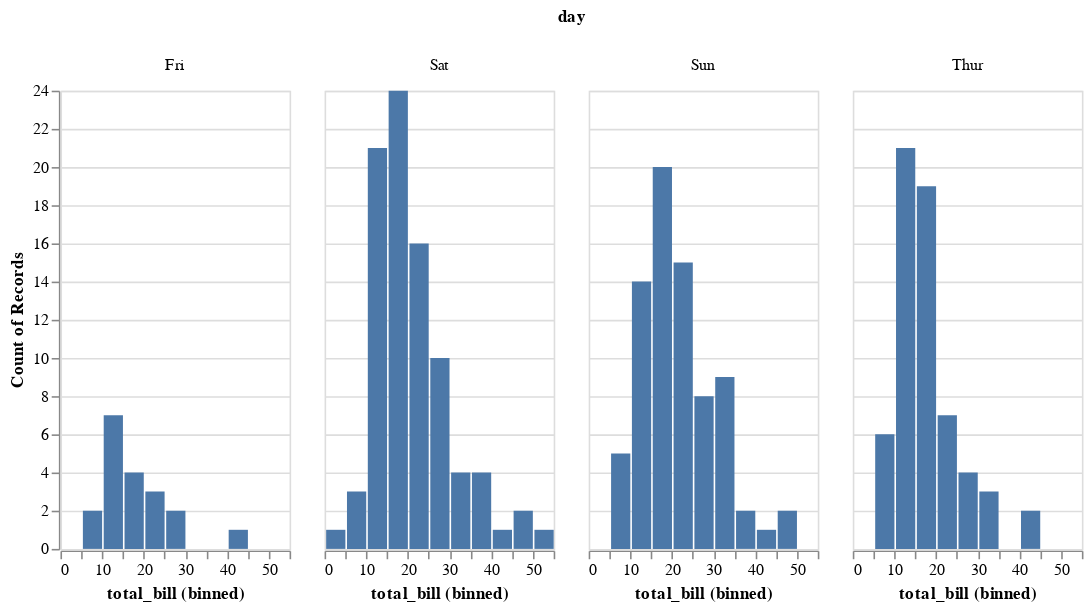

This figure's notebook cell:
### Code cell
c = salt.FacetGrid(tips, col="day", size=4, aspect=.5)
display(c.map_dataframe(palt.hist, "total_bill"))

g = sns.FacetGrid(tips, col="day", size=4, aspect=.5)
g = g.map(plt.hist, "total_bill", bins=bins)

### Figure 1 — Vega-Lite specification as saved in the notebook (floating-point values rounded to 4 significant figures; data arrays with more than 128 entries replaced by an {"elided": "..."} marker saying what was removed)
{"$schema": "https://vega.github.io/schema/vega-lite/v2.4.1.json", "config": {"range": {"category": ["rgba(76.0,114.0,176.0,1)", "rgba(85.0,168.0,104.0,1)", "rgba(196.0,78.0,82.0,1)", "rgba(129.0,114.0,178.0,1)", "rgba(204.0,185.0,116.0,1)", "rgba(100.0,181.0,205.0,1)"]}, "view": {"height": 300, "width": 400}}, "data": {"values": {"elided": "244 records"}}, "facet": {"column": {"field": "day", "type": "nominal"}}, "spec": {"encoding": {"x": {"bin": true, "field": "total_bill", "type": "quantitative"}, "y": {"aggregate": "count", "type": "quantitative"}}, "height": 288, "mark": "bar", "width": 144}}
